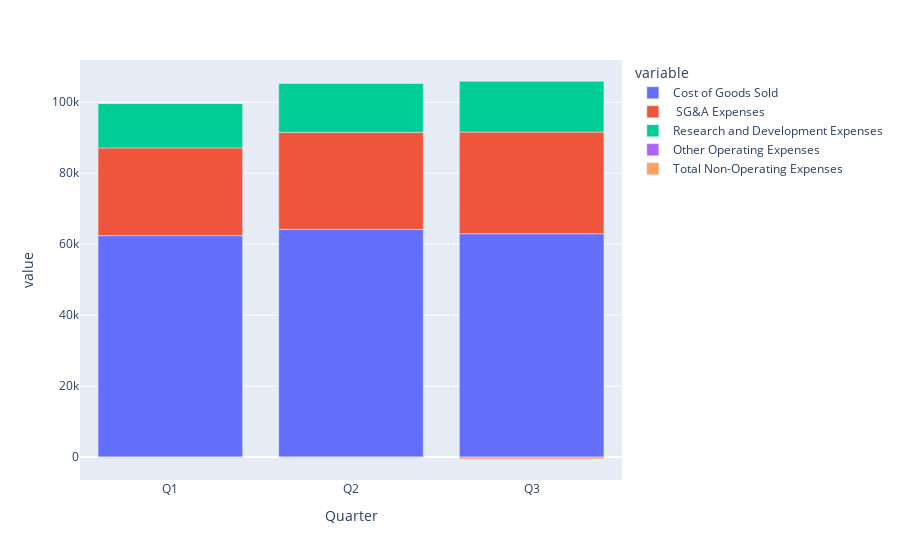

Write notebook code for a chart like this one.
### Markdown cell above
#### Breakdown of Total Expenditure

### Code cell
px.bar(current_df_reversed,x='Quarter',y=['Cost of Goods Sold', '\xa0SG&A Expenses', 'Research and Development Expenses', 'Other Operating Expenses','Total Non-Operating Expenses'])

### Figure 1 — Plotly figure (JSON) as saved in the notebook; plotly's stock layout.template omitted (floating-point values rounded to 4 significant figures)
{"data": [{"alignmentgroup": "True", "hovertemplate": "variable=Cost of Goods Sold<br>Quarter=%{x}<br>value=%{y}<extra></extra>", "legendgroup": "Cost of Goods Sold", "marker": {"color": "#636efa", "pattern": {"shape": ""}}, "name": "Cost of Goods Sold", "offsetgroup": "Cost of Goods Sold", "orientation": "v", "showlegend": true, "textposition": "auto", "type": "bar", "x": ["Q1", "Q2", "Q3"], "xaxis": "x", "y": [62403, 64176, 62930], "yaxis": "y"}, {"alignmentgroup": "True", "hovertemplate": "variable= SG&A Expenses<br>Quarter=%{x}<br>value=%{y}<extra></extra>", "legendgroup": " SG&A Expenses", "marker": {"color": "#EF553B", "pattern": {"shape": ""}}, "name": " SG&A Expenses", "offsetgroup": " SG&A Expenses", "orientation": "v", "showlegend": true, "textposition": "auto", "type": "bar", "x": ["Q1", "Q2", "Q3"], "xaxis": "x", "y": [24724, 27320, 28661], "yaxis": "y"}, {"alignmentgroup": "True", "hovertemplate": "variable=Research and Development Expenses<br>Quarter=%{x}<br>value=%{y}<extra></extra>", "legendgroup": "Research and Development Expenses", "marker": {"color": "#00cc96", "pattern": {"shape": ""}}, "name": "Research and Development Expenses", "offsetgroup": "Research and Development Expenses", "orientation": "v", "showlegend": true, "textposition": "auto", "type": "bar", "x": ["Q1", "Q2", "Q3"], "xaxis": "x", "y": [12488, 13871, 14380], "yaxis": "y"}, {"alignmentgroup": "True", "hovertemplate": "variable=Other Operating Expenses<br>Quarter=%{x}<br>value=%{y}<extra></extra>", "legendgroup": "Other Operating Expenses", "marker": {"color": "#ab63fa", "pattern": {"shape": ""}}, "name": "Other Operating Expenses", "offsetgroup": "Other Operating Expenses", "orientation": "v", "showlegend": true, "textposition": "auto", "type": "bar", "x": ["Q1", "Q2", "Q3"], "xaxis": "x", "y": [-38, -11, 0], "yaxis": "y"}, {"alignmentgroup": "True", "hovertemplate": "variable=Total Non-Operating Expenses<br>Quarter=%{x}<br>value=%{y}<extra></extra>", "legendgroup": "Total Non-Operating Expenses", "marker": {"color": "#FFA15A", "pattern": {"shape": ""}}, "name": "Total Non-Operating Expenses", "offsetgroup": "Total Non-Operating Expenses", "orientation": "v", "showlegend": true, "textposition": "auto", "type": "bar", "x": ["Q1", "Q2", "Q3"], "xaxis": "x", "y": [0, 0, -537], "yaxis": "y"}], "layout": {"autosize": true, "barmode": "relative", "legend": {"title": {"text": "variable"}, "tracegroupgap": 0}, "margin": {"t": 60}, "xaxis": {"anchor": "y", "autorange": true, "domain": [0, 1], "range": [-0.5, 2.5], "title": {"text": "Quarter"}, "type": "category"}, "yaxis": {"anchor": "x", "autorange": true, "domain": [0, 1], "range": [-6454.0, 111900.0], "title": {"text": "value"}, "type": "linear"}}}
